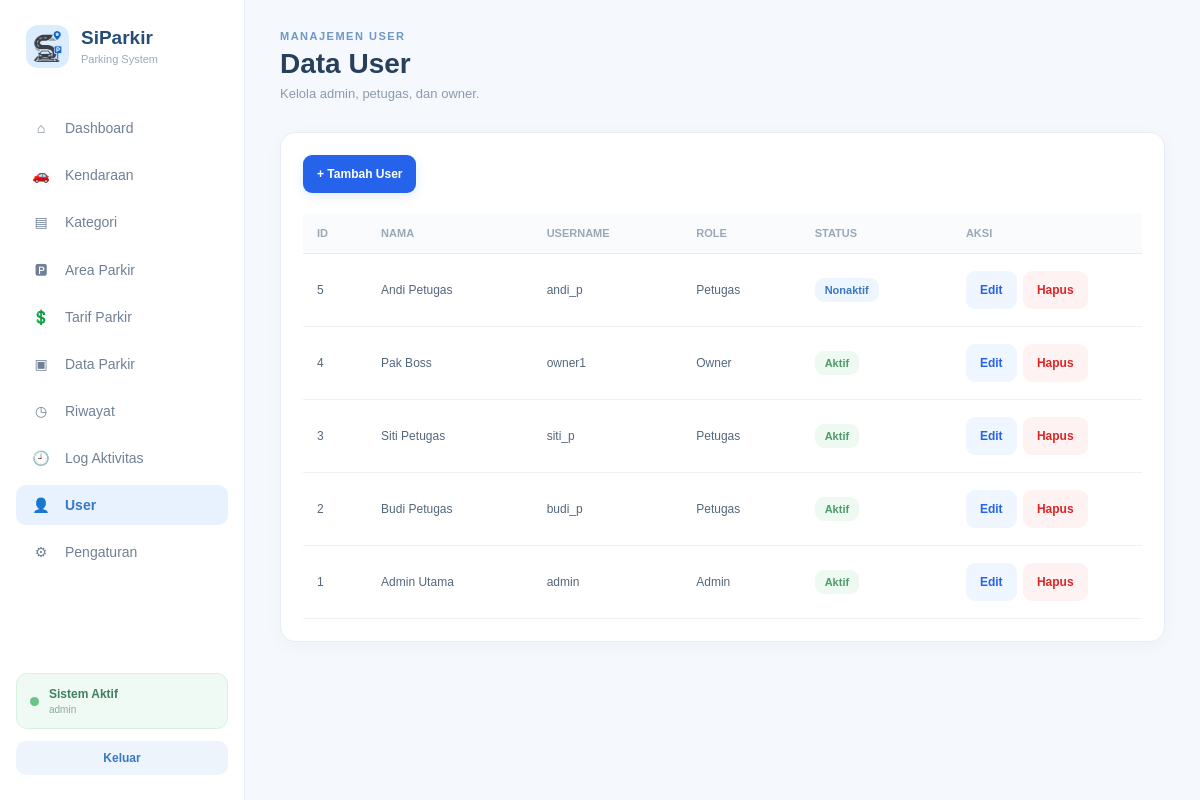
Page /controller/c_user.php?aksi=tampil (signed in) on the committed database.
### tables this page shows
CREATE TABLE `tb_user` (
  `id_user` int NOT NULL,
  `nama_lengkap` varchar(50) NOT NULL,
  `username` varchar(50) NOT NULL,
  `password` varchar(100) NOT NULL,
  `role` enum('admin','petugas','owner') NOT NULL,
  `status_aktif` tinyint(1) NOT NULL DEFAULT '1'
);

### views/_helpers.php (called while the page is built, shortened)
<?php
function base_url() {
    $projectRoot = str_replace('\\', '/', dirname(__DIR__));
    $docRoot = isset($_SERVER['DOCUMENT_ROOT']) ? str_replace('\\', '/', rtrim($_SERVER['DOCUMENT_ROOT'], '/')) : '';
    if ($docRoot !== '' && stripos($projectRoot, $docRoot) === 0) {
        return rtrim(substr($projectRoot, strlen($docRoot)), '/');
    }
    $script = str_replace('\\', '/', $_SERVER['SCRIPT_NAME'] ?? '');
    return rtrim(dirname(dirname($script)), '/');
}
function e($v){return htmlspecialchars((string)$v, ENT_QUOTES, 'UTF-8');}

### model/m_user.php (called while the page is built, shortened)
<?php
require_once __DIR__ . '/m_koneksi.php';
class m_user
{
    public function tampil_data(){global $conn;$q=mysqli_query($conn,'SELECT * FROM tb_user ORDER BY id_user DESC');return $q?mysqli_fetch_all($q,MYSQLI_ASSOC):[];}
}

### views/v_user.php (the view)
<?php require_once __DIR__.'/_helpers.php'; $current_page_override='v_user.php'; $basePath=base_url(); $msg=flash(); ?><!DOCTYPE html><html lang="id"><head><meta charset="UTF-8"><meta name="viewport" content="width=device-width,initial-scale=1"><title>User - SiParkir</title><link rel="stylesheet" href="<?=e($basePath.'/asset/dashboard_admin.css')?>"></head><body><div class="layout"><?php include __DIR__.'/_sidebar.php'; ?><main class="main"><header class="header"><div><p class="small-title">MANAJEMEN USER</p><h1>Data User</h1><p class="subtitle">Kelola admin, petugas, dan owner.</p></div></header><?php if($msg):?><div class="alert success"><?=e($msg)?></div><?php endif;?><section class="page-panel"><div class="toolbar"><a class="btn-primary" href="<?=e($basePath.'/controller/c_user.php?aksi=tambah')?>">+ Tambah User</a></div><div class="table-wrapper"><table class="data-table"><thead><tr><th>ID</th><th>Nama</th><th>Username</th><th>Role</th><th>Status</th><th>Aksi</th></tr></thead><tbody><?php foreach($user as $d):?><tr><td><?=$d['id_user']?></td><td><?=e($d['nama_lengkap'])?></td><td><?=e($d['username'])?></td><td><?=e(ucfirst($d['role']))?></td><td><?=((int)$d['status_aktif']===1)?'<span class="badge-success">Aktif</span>':'<span class="badge-soft">Nonaktif</span>'?></td><td><a class="btn-soft" href="<?=e($basePath.'/controller/c_user.php?aksi=edit&id='.$d['id_user'])?>">Edit</a> <a class="btn-danger-soft" onclick="return confirm('Hapus user ini?')" href="<?=e($basePath.'/controller/c_user.php?aksi=hapus&id='.$d['id_user'])?>">Hapus</a></td></tr><?php endforeach;?></tbody></table></div></section></main></div></body></html>

### asset/dashboard_admin.css (style rules this page uses)
* { margin: 0; padding: 0; box-sizing: border-box; }
body { font-family: Arial, Helvetica, sans-serif; background: #f5f8fc; color: #26364a; }
.layout { display: flex; min-height: 100vh; }
.main { flex: 1; padding: 30px 35px; overflow: hidden; }
.header { display: flex; justify-content: space-between; align-items: center; margin-bottom: 28px; }
.small-title { color: #6e98c5; font-size: 11px; font-weight: bold; letter-spacing: 1.5px; margin-bottom: 6px; }
.header h1 { font-size: 28px; color: #263f5c; }
.subtitle { margin-top: 5px; font-size: 13px; color: #8a9bad; }
.page-panel { background: #ffffff; border: 1px solid #e7edf5; border-radius: 15px; padding: 22px; }
.toolbar { display: flex; justify-content: space-between; align-items: center; gap: 15px; margin-bottom: 20px; }
.btn-primary, .btn-soft, .btn-danger-soft, .btn-secondary { display: inline-block; border-radius: 10px; padding: 11px 16px; font-size: 12px; font-weight: bold; text-decoration: none; border: 1px solid transparent; cursor: pointer; }
.btn-primary { background: #3978c7; color: #fff; }
.btn-soft { background: #e8f2ff; color: #3978c7; border-color: #dceaff; }
.btn-danger-soft { background: #fff0f0; color: #c87575; border-color: #f5dddd; }
.table-wrapper { overflow-x: auto; }
.data-table { width: 100%; border-collapse: collapse; }
.data-table th { padding: 14px; text-align: left; background: #f9fbfd; color: #9aa8b7; border-bottom: 1px solid #e7edf5; font-size: 11px; font-weight: bold; text-transform: uppercase; }
.data-table td { padding: 15px 14px; border-bottom: 1px solid #eef2f6; color: #53677d; font-size: 12px; }
.badge-kategori, .badge-soft, .badge-success, .badge-danger, .badge-warning { display: inline-block; padding: 6px 10px; border-radius: 9px; font-size: 11px; font-weight: bold; }
.badge-kategori, .badge-soft { background: #edf5ff; color: #3978c7; }
.badge-success { background: #edf9f1; color: #4f9a6a; }
button, a { font-family: inherit; }
.btn-primary,.btn-secondary,.btn-soft,.btn-danger-soft { display:inline-flex;align-items:center;justify-content:center;border:0;text-decoration:none;cursor:pointer;padding:9px 13px;border-radius:9px;font-size:12px;font-weight:700 }
.btn-primary { background:#2563eb;color:#fff }
.btn-soft { background:#eff6ff;color:#2563eb }
.btn-danger-soft { background:#fef2f2;color:#dc2626 }
.table-wrapper { overflow-x:auto }
.data-table { min-width:900px }
html { scroll-behavior: smooth; }
body { min-width: 0; }
.main { min-width: 0; overflow: visible; }
.btn-primary, .btn-secondary, .btn-soft, .btn-danger-soft, .btn-tambah, .btn-kembali { display: inline-flex !important; align-items: center; justify-content: center; gap: 6px; min-height: 38px; padding: 9px 14px !important; line-height: 1.2; white-space: nowrap; vertical-align: middle; transition: transform .15s ease, box-shadow .15s ease, background .15s ease; }
.btn-primary { box-shadow: 0 4px 12px rgba(37,99,235,.12); }
.btn-danger-soft { cursor: pointer; }
.data-table td:last-child { white-space: nowrap; }
.data-table td:last-child .btn-primary, .data-table td:last-child .btn-soft, .data-table td:last-child .btn-danger-soft, .data-table td:last-child .btn-secondary { margin: 2px 3px 2px 0; }
.toolbar { flex-wrap: wrap; }
.toolbar > .btn-primary, .toolbar > .btn-secondary { flex: 0 0 auto; }
.page-panel { box-shadow: 0 4px 18px rgba(35,58,85,.035); }
.header { min-width: 0; }
.header h1 { line-height: 1.15; }
.subtitle { line-height: 1.45; }
.table-wrapper { width: 100%; }
.data-table th, .data-table td { vertical-align: middle; }

### rows in the picture
tb_user: id_user "5", nama_lengkap "Andi Petugas", username "andi_p", role "Petugas", status_aktif "Nonaktif"
tb_user: id_user "4", nama_lengkap "Pak Boss", username "owner1", role "Owner", status_aktif "Aktif"
tb_user: id_user "3", nama_lengkap "Siti Petugas", username "siti_p", role "Petugas", status_aktif "Aktif"
tb_user: id_user "2", nama_lengkap "Budi Petugas", username "budi_p", role "Petugas", status_aktif "Aktif"
tb_user: id_user "1", nama_lengkap "Admin Utama", username "admin", role "Admin", status_aktif "Aktif"

### other values in the picture
$icon "⌂"
$label "Dashboard"
$icon "🚗"
$label "Kendaraan"
$icon "▤"
$label "Kategori"
$icon "🅿"
$label "Area Parkir"
$icon "💲"
$label "Tarif Parkir"
$icon "▣"
$label "Data Parkir"
$icon "◷"
$label "Riwayat"
$icon "🕘"
